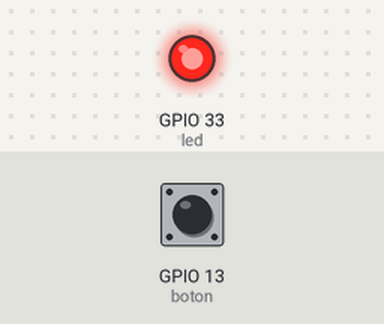
A sketch run on a simulated ESP32. On the bench: output pins drawn as LEDs (lit = HIGH). The test bench sets the inputs (shaded band); at power-on: GPIO 13 (boton) HIGH.

Above: at 1.2 s.
1.3 s: GPIO 13 (boton) pulled LOW for 0.15 s
At 2.1 s:
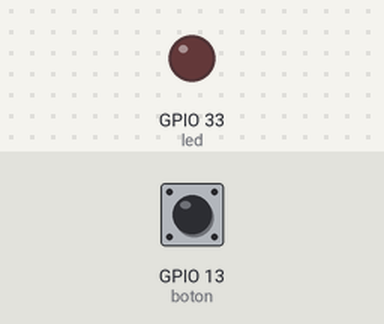
3.8 s: GPIO 13 (boton) pulled LOW for 3.2 s
At 8.4 s:
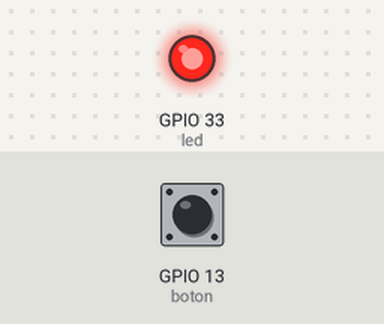
Timing chart, 0 to 9.9 s (numbered marks = the images above; inputs shaded):
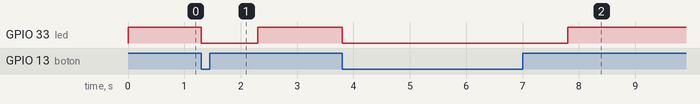

The sketch:

sketch.ino
```cpp
const int boton = 13;
const int led = 33;

void setup() {
  pinMode(boton, INPUT);
  pinMode(led, OUTPUT);
}

void loop() {
  int estadoBoton = digitalRead(boton);

  if (estadoBoton == LOW) {
    digitalWrite(led, LOW);
    delay(1000);
  } else {
    digitalWrite(led, HIGH);
  }
}
```

Measured:
- after the input at 1.3 s, GPIO 33 (led): HIGH → LOW at once, → HIGH 1.0 s later
- after the input at 3.8 s, GPIO 33 (led): HIGH → LOW at once, → HIGH 4.0 s later
